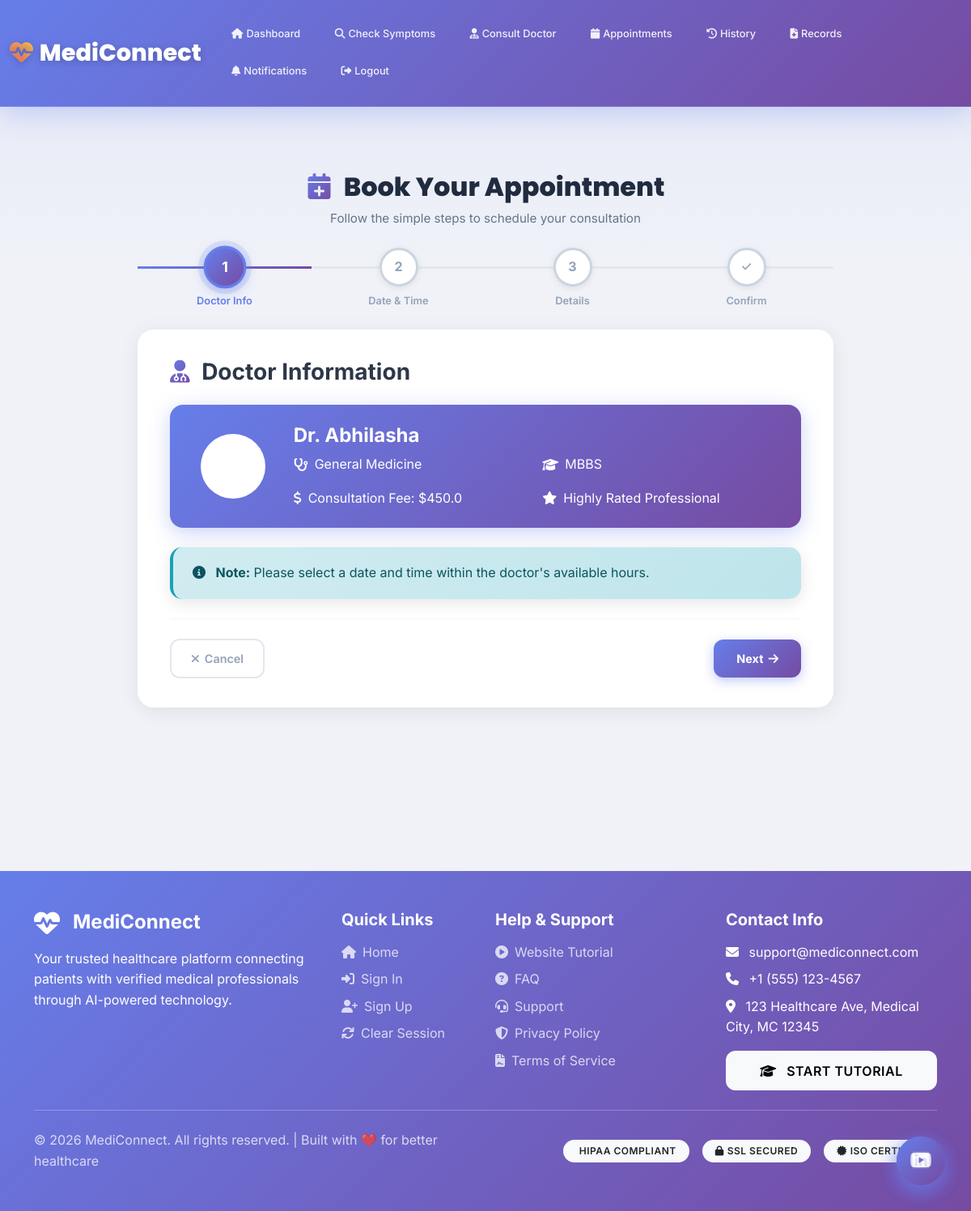
The app's page /patient/book-appointment/10 (signed in) with its own data.
### tables this page shows
CREATE TABLE users (
        id INTEGER PRIMARY KEY AUTOINCREMENT,
        name TEXT NOT NULL,
        email TEXT UNIQUE NOT NULL,
        password TEXT NOT NULL,
        role TEXT NOT NULL,
        phone TEXT,
        address TEXT,
        age INTEGER,
        gender TEXT,
        created_at TIMESTAMP DEFAULT CURRENT_TIMESTAMP
    , account_status VARCHAR(20) DEFAULT 'active');

CREATE TABLE doctors (
        id INTEGER PRIMARY KEY AUTOINCREMENT,
        user_id INTEGER,
        specialization TEXT,
        qualification TEXT,
        experience INTEGER,
        consultation_fee REAL,
        available BOOLEAN DEFAULT 1, verification_id TEXT, verification_status TEXT DEFAULT 'Pending', degree_certificate_path VARCHAR(500), council_registration_path VARCHAR(500), documents_uploaded BOOLEAN DEFAULT 0, verification_notes TEXT,
        FOREIGN KEY (user_id) REFERENCES users(id)
    );

### app.py (the view, shortened to what this page needs)
@app.route('/patient/book-appointment/<int:doctor_id>', methods=['GET', 'POST'])
@login_required
@role_required('patient')
def book_appointment(doctor_id):
    conn = get_db()
    doctor = conn.execute('''SELECT d.*, u.name, u.email
                            FROM doctors d
                            JOIN users u ON d.user_id = u.id
                            WHERE d.id = ?''', (doctor_id,)).fetchone()
    availability = conn.execute('''SELECT * FROM doctor_availability
                                  WHERE doctor_id = ? AND is_available = 1''',
                               (doctor_id,)).fetchall()
    conn.close()
    from datetime import date
    today = date.today().strftime('%Y-%m-%d')
    return render_template('book_appointment_modern.html', doctor=doctor, availability=availability, today=today)

### app.py (called while the page is built)
def get_db():
    conn = sqlite3.connect('medical.db')
    conn.row_factory = sqlite3.Row
    return conn

def login_required(f):
    @wraps(f)
    def decorated_function(*args, **kwargs):
        if 'user_id' not in session:
            flash('Please login first', 'warning')
            return redirect(url_for('signin_as'))
        if 'last_activity' in session:
            last_activity = datetime.fromisoformat(session['last_activity'])
            if datetime.now() - last_activity > timedelta(minutes=30):
                session.clear()
                flash('Session expired due to inactivity. Please login again.', 'warning')
                return redirect(url_for('signin_as'))
        session['last_activity'] = datetime.now().isoformat()
        session.permanent = True
        return f(*args, **kwargs)
    return decorated_function

def role_required(role):
    def decorator(f):
        @wraps(f)
        def decorated_function(*args, **kwargs):
            if 'role' not in session or session['role'] != role:
                flash('Access denied', 'danger')
                return redirect(url_for('signin_as'))
            return f(*args, **kwargs)
        return decorated_function
    return decorator

### templates/book_appointment_modern.html (shortened to what this page needs)
{% extends "base_clean.html" %}
{% block content %}
<div style="padding:32px 0 60px;background:#f0f2f8;min-height:100vh;">
<div class="container">
<div class="wizard-container">
    <div class="text-center mb-4">
        <h1 style="font-family:'Poppins',sans-serif;font-weight:800;font-size:2rem;color:#1e293b;margin-bottom:8px;">
            <i class="fas fa-calendar-plus me-2" style="background:linear-gradient(135deg,#667eea,#764ba2);-webkit-background-clip:text;-webkit-text-fill-color:transparent;background-clip:text;"></i>
            Book Your Appointment
        </h1>
        <p style="color:#64748b;font-size:.95rem;">Follow the simple steps to schedule your consultation</p>
    </div>
    <div class="wizard-progress mb-4">
        <div class="wizard-progress-fill" id="progressFill" style="width:25%;"></div>
        <div class="wizard-step active" data-step="1">
            <div class="wizard-step-number">1</div>
            <div class="wizard-step-label">Doctor Info</div>
        </div>
        <div class="wizard-step" data-step="2">
            <div class="wizard-step-number">2</div>
            <div class="wizard-step-label">Date &amp; Time</div>
        </div>
        <div class="wizard-step" data-step="3">
            <div class="wizard-step-number">3</div>
            <div class="wizard-step-label">Details</div>
        </div>
        <div class="wizard-step" data-step="4">
            <div class="wizard-step-number"><i class="fas fa-check" style="font-size:.8rem;"></i></div>
            <div class="wizard-step-label">Confirm</div>
        </div>
    </div>
    <div class="wizard-card">
                <form method="POST" id="appointmentForm">
                    <div class="step-content active" data-step="1">
                        <h3 class="fw-bold mb-4">
                            <i class="fas fa-user-md gradient-text me-2"></i>
                            Doctor Information
                        </h3>
                        <div class="doctor-info-card">
                            <div class="row align-items-center">
                                <div class="col-md-2 text-center mb-3 mb-md-0">
                                    <div class="rounded-circle bg-white d-inline-flex align-items-center justify-content-center"
                                         style="width: 80px; height: 80px;">
                                        <i class="fas fa-user-md fa-2x" style="color: var(--primary);"></i>
                                    </div>
                                </div>
                                <div class="col-md-10">
                                    <h4 class="fw-bold mb-2">Dr. {{ doctor.name }}</h4>
                                    <div class="row g-3">
                                        <div class="col-md-6">
                                            <div class="d-flex align-items-center">
                                                <i class="fas fa-stethoscope me-2"></i>
                                                <span>{{ doctor.specialization }}</span>
                                            </div>
                                        </div>
                                        <div class="col-md-6">
                                            <div class="d-flex align-items-center">
                                                <i class="fas fa-graduation-cap me-2"></i>
                                                <span>{{ doctor.qualification }}</span>
                                            </div>
                                        </div>
                                        <div class="col-md-6">
                                            <div class="d-flex align-items-center">
                                                <i class="fas fa-dollar-sign me-2"></i>
                                                <span>Consultation Fee: ${{ doctor.consultation_fee }}</span>
                                            </div>
                                        </div>
                                        <div class="col-md-6">
                                            <div class="d-flex align-items-center">
                                                <i class="fas fa-star me-2"></i>
                                                <span>Highly Rated Professional</span>
                                            </div>
                                        </div>
                                    </div>
                                </div>
                            </div>
                        </div>
                        <div class="alert alert-info">
                            <i class="fas fa-info-circle me-2"></i>
                            <strong>Note:</strong> Please select a date and time within the doctor's available hours.
                        </div>
                    </div>
                    <div class="d-flex justify-content-between align-items-center mt-4 pt-4" style="border-top:1px solid #f1f5f9;">
                        <a href="{{ url_for('consult_doctor') }}" class="btn-cancel">
                            <i class="fas fa-times"></i> Cancel
                        </a>
                        <button type="button" class="btn-next" id="nextBtn">
                            Next <i class="fas fa-arrow-right"></i>
                        </button>
                    </div>
                </form>
    </div>
</div>
</div>
</div>
{% endblock %}

### templates/book_appointment_modern.html (style rules this page uses)
body { background: #f0f2f8 !important; }
.wizard-container { max-width: 860px; margin: 0 auto; }
.wizard-progress { display: flex; justify-content: space-between; margin-bottom: 2.5rem; position: relative; }
.wizard-progress::before { content: ''; position: absolute; top: 23px; left: 0; right: 0; height: 3px; background: #e2e8f0; z-index: 0; }
.wizard-progress-fill { position: absolute; top: 23px; left: 0; height: 3px; background: linear-gradient(90deg, #667eea, #764ba2); z-index: 0; transition: width 0.4s ease; }
.wizard-step { display: flex; flex-direction: column; align-items: center; position: relative; z-index: 1; flex: 1; }
.wizard-step-number { width: 48px; height: 48px; border-radius: 50%; background: #fff; border: 3px solid #cbd5e1; color: #94a3b8; display: flex; align-items: center; justify-content: center; font-weight: 700; font-size: 1rem; margin-bottom: 8px; transition: all 0.3s ease; box-shadow: 0 2px 8px rgba(0,0,0,.08); }
.wizard-step.active .wizard-step-number { background: linear-gradient(135deg, #667eea, #764ba2); color: #fff; border-color: #667eea; box-shadow: 0 0 0 6px rgba(102,126,234,.15), 0 4px 14px rgba(102,126,234,.4); transform: scale(1.1); }
.wizard-step-label { font-size: 0.8rem; font-weight: 600; color: #94a3b8; text-align: center; }
.wizard-step.active .wizard-step-label { color: #667eea; }
.wizard-card { background: #fff; border-radius: 20px; box-shadow: 0 4px 24px rgba(0,0,0,.08); padding: 36px 40px; min-height: 400px; }
.step-content { display: none; animation: fadeIn .3s ease; }
.step-content.active { display: block; }
.doctor-info-card { background: linear-gradient(135deg, #667eea, #764ba2); color: #fff; border-radius: 16px; padding: 24px 28px; margin-bottom: 24px; box-shadow: 0 6px 24px rgba(102,126,234,.35); }
.btn-cancel { background: transparent; color: #94a3b8; border: 2px solid #e2e8f0; border-radius: 12px; padding: 11px 24px; font-weight: 600; font-size: .9rem; text-decoration: none; display: inline-flex; align-items: center; gap: 6px; transition: all .2s; }
.btn-next { background: linear-gradient(135deg, #667eea, #764ba2); color: #fff; border: none; border-radius: 12px; padding: 12px 28px; font-weight: 700; font-size: .9rem; cursor: pointer; display: inline-flex; align-items: center; gap: 6px; box-shadow: 0 4px 14px rgba(102,126,234,.4); transition: all .2s; }

### templates/base_clean.html (style rules this page uses)
:root { --primary-gradient: linear-gradient(135deg, #667eea 0%, #764ba2 100%); --secondary-gradient: linear-gradient(135deg, #f093fb 0%, #f5576c 100%); --success-gradient: linear-gradient(135deg, #4facfe 0%, #00f2fe 100%); --warning-gradient: linear-gradient(135deg, #43e97b 0%, #38f9d7 100%); --danger-gradient: linear-gradient(135deg, #fa709a 0%, #fee140 100%); --dark-gradient: linear-gradient(135deg, #2c3e50 0%, #34495e 100%); --light-bg: #f8fafc; --card-shadow: 0 10px 40px rgba(0, 0, 0, 0.1); --card-shadow-hover: 0 20px 60px rgba(0, 0, 0, 0.15); --border-radius: 20px; --transition: all 0.4s cubic-bezier(0.4, 0, 0.2, 1); }
* { margin: 0; padding: 0; box-sizing: border-box; }
body { font-family: 'Inter', -apple-system, BlinkMacSystemFont, 'Segoe UI', sans-serif; background: var(--light-bg); color: #2d3748; line-height: 1.6; overflow-x: hidden; }
.alert { border: none; border-radius: 15px; margin-bottom: 1.5rem; padding: 1.2rem 1.5rem; box-shadow: 0 5px 20px rgba(0, 0, 0, 0.1); border-left: 4px solid; }
.alert-info { background: linear-gradient(135deg, #d1ecf1 0%, #bee5eb 100%); border-left-color: #17a2b8; color: #0c5460; }
html { scroll-behavior: smooth; }
.gradient-text { background: var(--primary-gradient); -webkit-background-clip: text; -webkit-text-fill-color: transparent; background-clip: text; font-weight: 700; }
body { animation: pageFadeIn .35s ease; }
.alert-autodismiss { position: relative; overflow: hidden; }
.alert-autodismiss::after { content: ''; position: absolute; bottom: 0; left: 0; height: 3px; background: rgba(0,0,0,.15); animation: alertProgress 5s linear forwards; }

### records on screen
users: name "Abhilasha"
doctors: specialization "General Medicine", qualification "MBBS", consultation_fee "450.0"
